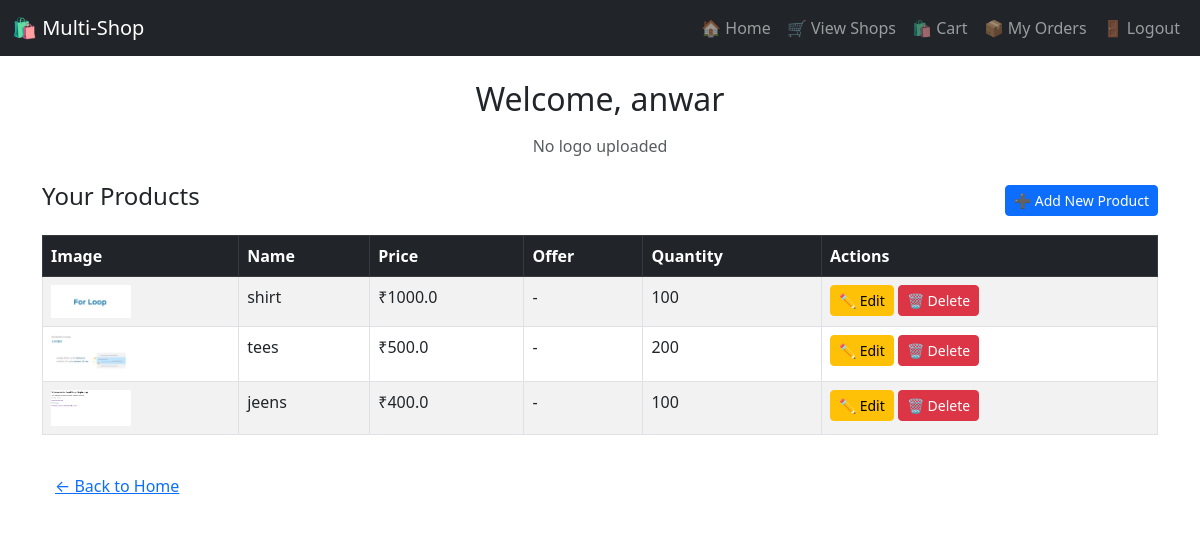
The page /shop/dashboard (signed in) on the database its author committed.
### tables this page shows
CREATE TABLE shops (
            id INTEGER PRIMARY KEY AUTOINCREMENT,
            name TEXT NOT NULL,
            shop_type TEXT NOT NULL,
            username TEXT UNIQUE NOT NULL,
            password TEXT NOT NULL,
            contact TEXT,
            address TEXT
        , logo TEXT);

CREATE TABLE products (
            id INTEGER PRIMARY KEY AUTOINCREMENT,
            shop_id INTEGER,
            name TEXT NOT NULL,
            price REAL,
            offer TEXT,
            quantity INTEGER,
            image TEXT,
            FOREIGN KEY (shop_id) REFERENCES shops(id)
        );

### app.py (the view)
@app.route('/shop/dashboard')
def shop_dashboard():
    if 'shop_id' not in session:
        return redirect(url_for('shop_login'))
    shop_id = session['shop_id']
    conn = sqlite3.connect('db.sqlite3')
    cur = conn.cursor()
    cur.execute("SELECT name, logo FROM shops WHERE id = ?", (shop_id,))
    shop_data = cur.fetchone()
    cur.execute("SELECT * FROM products WHERE shop_id = ?", (shop_id,))
    products = cur.fetchall()
    conn.close()
    return render_template('shop_dashboard.html',
                           shop_name=shop_data[0],
                           shop_logo=shop_data[1],
                           products=products)

### templates/shop_dashboard.html (shortened to what this page needs)
<!DOCTYPE html>
<html lang="en">
<head>
    <link href="https://cdn.jsdelivr.net/npm/bootstrap@5.3.0/dist/css/bootstrap.min.css" rel="stylesheet">
</head>
<body>
{% include 'navbar.html' %}
<div class="container mt-4">
    <div class="text-center">
        <h2 class="mb-3">Welcome, {{ shop_name }}</h2>
        {% if shop_logo %}
            <img src="{{ url_for('static', filename='shop_logos/' ~ shop_logo) }}" alt="Shop Logo" class="logo rounded shadow">
        {% else %}
            <p class="text-muted">No logo uploaded</p>
        {% endif %}
    </div>
    <div class="d-flex justify-content-between align-items-center mt-4">
        <h4>Your Products</h4>
        <a href="{{ url_for('add_product') }}" class="btn btn-sm btn-primary">➕ Add New Product</a>
    </div>
    {% if products %}
        <table class="table table-bordered table-striped mt-3">
            <thead class="table-dark">
                <tr>
                    <th>Image</th>
                    <th>Name</th>
                    <th>Price</th>
                    <th>Offer</th>
                    <th>Quantity</th>
                    <th>Actions</th>
                </tr>
            </thead>
            <tbody>
                {% for product in products %}
                <tr>
                    <td>
                        {% if product[6] %}
                            <img src="{{ url_for('static', filename='uploads/' ~ product[6]) }}" class="product-img">
                        {% else %}
                            <span class="text-muted">No Image</span>
                        {% endif %}
                    </td>
                    <td>{{ product[2] }}</td>
                    <td>₹{{ product[3] }}</td>
                    <td>{{ product[4] or '-' }}</td>
                     <td>{{ product[5] }}</td>
                    <td>
                        <a href="{{ url_for('edit_product', product_id=product[0]) }}" class="btn btn-sm btn-warning">✏️ Edit</a>
                        <form method="POST" action="{{ url_for('delete_product', product_id=product[0]) }}" style="display:inline;" onsubmit="return confirm('Delete this product?');">
                            <button type="submit" class="btn btn-sm btn-danger">🗑 Delete</button>
                        </form>
                    </td>
                </tr>
                {% endfor %}
            </tbody>
        </table>
    {% else %}
        <div class="alert alert-warning mt-3">🛒 No products added yet.</div>
    {% endif %}
    <a href="{{ url_for('index') }}" class="btn btn-link mt-3">← Back to Home</a>
</div>
</body>
</html>

### templates/shop_dashboard.html (style rules this page uses)
.product-img { max-width: 80px; max-height: 80px; object-fit: contain; }

### rows shown on the page
shops: name "anwar"
products: image (picture), name "shirt", price "1000.0", offer "-", quantity "100"
products: image (picture), name "tees", price "500.0", offer "-", quantity "200"
products: image (picture), name "jeens", price "400.0", offer "-", quantity "100"
